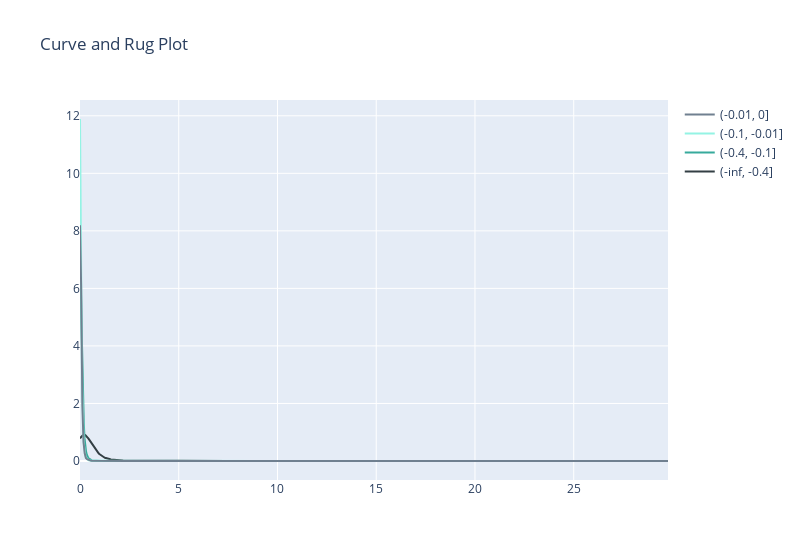

Notebook cell for this chart:
### Code cell
import plotly.figure_factory as ff

hist_data = [
    df[df['before_monthly_high_end_rtn_category'] == '(-inf, -0.4]']['monthly_start_high_rtn'], 
    df[df['before_monthly_high_end_rtn_category'] == '(-0.4, -0.1]']['monthly_start_high_rtn'], 
    df[df['before_monthly_high_end_rtn_category'] == '(-0.1, -0.01]']['monthly_start_high_rtn'],
    df[df['before_monthly_high_end_rtn_category'] == '(-0.01, 0]']['monthly_start_high_rtn'], 
]

group_labels = [
    '(-inf, -0.4]', 
    '(-0.4, -0.1]', 
    '(-0.1, -0.01]',
    '(-0.01, 0]', 
]

colors = ['#333F44', '#37AA9C', '#94F3E4', 'slategray']

# Create distplot with curve_type set to 'normal'
fig = ff.create_distplot(hist_data, group_labels, show_hist=False, colors=colors, show_rug=False, histnorm='probability')

# Add title
fig.update_xaxes()
fig.update_layout(title_text='Curve and Rug Plot', width=800)
fig.show()

### Figure 1 — Plotly figure (JSON) as saved in the notebook; plotly's stock layout.template omitted (floating-point values rounded to 4 significant figures; data arrays with more than 128 entries replaced by an {"elided": "..."} marker saying what was removed)
{"data": [{"legendgroup": "(-inf, -0.4]", "marker": {"color": "#333F44"}, "mode": "lines", "name": "(-inf, -0.4]", "showlegend": true, "type": "scatter", "x": {"elided": "500 float values"}, "xaxis": "x", "y": {"elided": "500 float values"}, "yaxis": "y"}, {"legendgroup": "(-0.4, -0.1]", "marker": {"color": "#37AA9C"}, "mode": "lines", "name": "(-0.4, -0.1]", "showlegend": true, "type": "scatter", "x": {"elided": "500 float values"}, "xaxis": "x", "y": {"elided": "500 float values"}, "yaxis": "y"}, {"legendgroup": "(-0.1, -0.01]", "marker": {"color": "#94F3E4"}, "mode": "lines", "name": "(-0.1, -0.01]", "showlegend": true, "type": "scatter", "x": {"elided": "500 float values"}, "xaxis": "x", "y": {"elided": "500 float values"}, "yaxis": "y"}, {"legendgroup": "(-0.01, 0]", "marker": {"color": "slategray"}, "mode": "lines", "name": "(-0.01, 0]", "showlegend": true, "type": "scatter", "x": {"elided": "500 float values"}, "xaxis": "x", "y": {"elided": "500 float values"}, "yaxis": "y"}], "layout": {"barmode": "overlay", "hovermode": "closest", "legend": {"traceorder": "reversed"}, "title": {"text": "Curve and Rug Plot"}, "width": 800, "xaxis": {"anchor": "y2", "domain": [0, 1], "zeroline": false}, "yaxis": {"anchor": "free", "domain": [0, 1], "position": 0}}}
